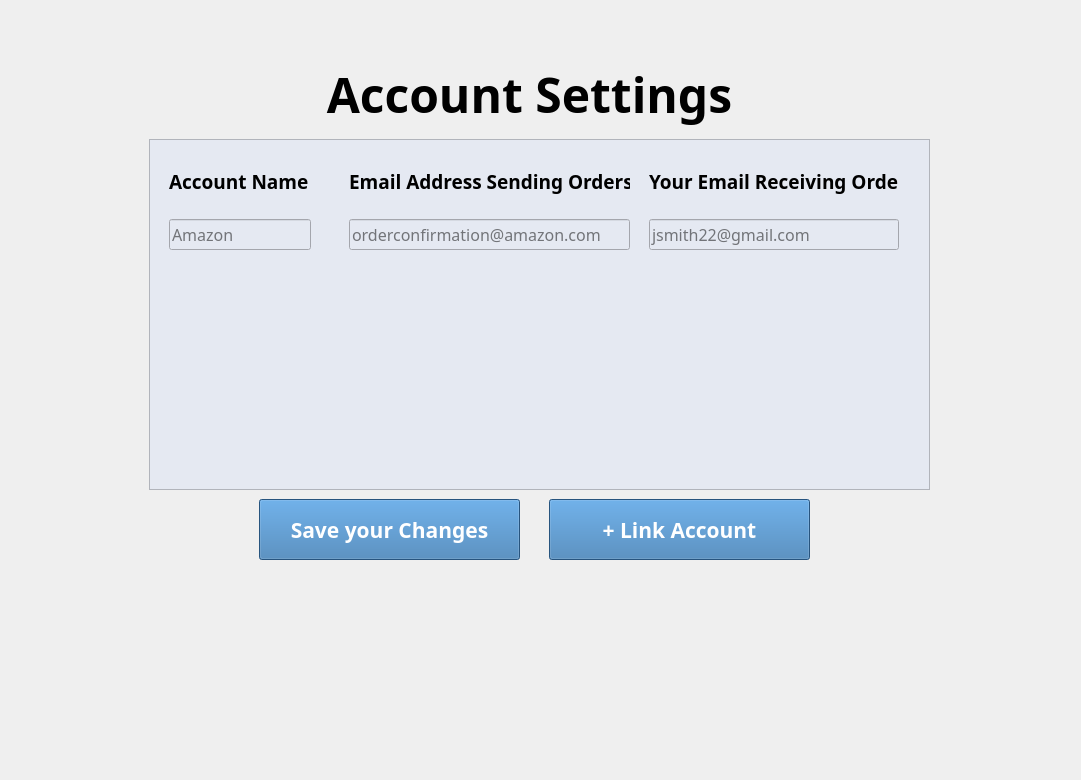
<?xml version="1.0" encoding="UTF-8"?>
<ui version="4.0">
 <class>Form</class>
 <widget class="QWidget" name="Form">
  <property name="geometry">
   <rect>
    <x>0</x>
    <y>0</y>
    <width>1081</width>
    <height>780</height>
   </rect>
  </property>
  <property name="windowTitle">
   <string>Form</string>
  </property>
  <widget class="QStackedWidget" name="stackedWidget">
   <property name="geometry">
    <rect>
     <x>-1</x>
     <y>-1</y>
     <width>1081</width>
     <height>771</height>
    </rect>
   </property>
   <property name="currentIndex">
    <number>1</number>
   </property>
   <widget class="QWidget" name="page">
    <widget class="QLabel" name="AccountSettingsHeader">
     <property name="geometry">
      <rect>
       <x>0</x>
       <y>20</y>
       <width>941</width>
       <height>91</height>
      </rect>
     </property>
     <property name="font">
      <font>
       <family>Glacial Indifference</family>
       <pointsize>36</pointsize>
       <weight>75</weight>
       <bold>true</bold>
      </font>
     </property>
     <property name="text">
      <string>Account Settings</string>
     </property>
     <property name="alignment">
      <set>Qt::AlignCenter</set>
     </property>
    </widget>
    <widget class="QLabel" name="label">
     <property name="geometry">
      <rect>
       <x>270</x>
       <y>230</y>
       <width>411</width>
       <height>71</height>
      </rect>
     </property>
     <property name="font">
      <font>
       <family>Glacial Indifference</family>
       <pointsize>24</pointsize>
      </font>
     </property>
     <property name="text">
      <string>You have no accounts linked.</string>
     </property>
     <property name="alignment">
      <set>Qt::AlignCenter</set>
     </property>
    </widget>
    <widget class="QPushButton" name="pushButton">
     <property name="geometry">
      <rect>
       <x>380</x>
       <y>310</y>
       <width>181</width>
       <height>51</height>
      </rect>
     </property>
     <property name="font">
      <font>
       <family>Glacial Indifference</family>
       <pointsize>16</pointsize>
       <weight>75</weight>
       <bold>true</bold>
      </font>
     </property>
     <property name="styleSheet">
      <string notr="true">background-color: rgb(72, 160, 236);</string>
     </property>
     <property name="text">
      <string>Link Account+</string>
     </property>
    </widget>
   </widget>
   <widget class="QWidget" name="page_2">
    <widget class="QLabel" name="AccountSettingsHeader_2">
     <property name="geometry">
      <rect>
       <x>60</x>
       <y>50</y>
       <width>941</width>
       <height>91</height>
      </rect>
     </property>
     <property name="font">
      <font>
       <family>Glacial Indifference</family>
       <pointsize>36</pointsize>
       <weight>75</weight>
       <bold>true</bold>
      </font>
     </property>
     <property name="text">
      <string>Account Settings</string>
     </property>
     <property name="alignment">
      <set>Qt::AlignCenter</set>
     </property>
    </widget>
    <widget class="QFrame" name="frame">
     <property name="geometry">
      <rect>
       <x>150</x>
       <y>140</y>
       <width>781</width>
       <height>351</height>
      </rect>
     </property>
     <property name="autoFillBackground">
      <bool>false</bool>
     </property>
     <property name="styleSheet">
      <string notr="true">background-color: rgb(229, 233, 242);</string>
     </property>
     <property name="frameShape">
      <enum>QFrame::StyledPanel</enum>
     </property>
     <property name="frameShadow">
      <enum>QFrame::Raised</enum>
     </property>
     <widget class="QWidget" name="verticalLayoutWidget">
      <property name="geometry">
       <rect>
        <x>20</x>
        <y>10</y>
        <width>181</width>
        <height>101</height>
       </rect>
      </property>
      <layout class="QVBoxLayout" name="verticalLayout_2">
       <item>
        <widget class="QLabel" name="AccountNameLabel">
         <property name="font">
          <font>
           <family>Glacial Indifference</family>
           <pointsize>14</pointsize>
           <weight>75</weight>
           <bold>true</bold>
          </font>
         </property>
         <property name="text">
          <string>Account Name</string>
         </property>
        </widget>
       </item>
       <item>
        <widget class="QLineEdit" name="Account1NameEdit">
         <property name="sizePolicy">
          <sizepolicy hsizetype="Fixed" vsizetype="Fixed">
           <horstretch>0</horstretch>
           <verstretch>0</verstretch>
          </sizepolicy>
         </property>
         <property name="font">
          <font>
           <family>Glacial Indifference</family>
           <pointsize>12</pointsize>
          </font>
         </property>
         <property name="autoFillBackground">
          <bool>false</bool>
         </property>
         <property name="placeholderText">
          <string>Amazon</string>
         </property>
        </widget>
       </item>
      </layout>
     </widget>
     <widget class="QWidget" name="verticalLayoutWidget_2">
      <property name="geometry">
       <rect>
        <x>200</x>
        <y>10</y>
        <width>281</width>
        <height>101</height>
       </rect>
      </property>
      <layout class="QVBoxLayout" name="verticalLayout_3">
       <item>
        <widget class="QLabel" name="CompanyEmailLabel">
         <property name="font">
          <font>
           <family>Glacial Indifference</family>
           <pointsize>14</pointsize>
           <weight>75</weight>
           <bold>true</bold>
          </font>
         </property>
         <property name="text">
          <string>Email Address Sending Orders</string>
         </property>
        </widget>
       </item>
       <item>
        <widget class="QLineEdit" name="Account1CompanyEmailEdit">
         <property name="sizePolicy">
          <sizepolicy hsizetype="Expanding" vsizetype="Fixed">
           <horstretch>0</horstretch>
           <verstretch>0</verstretch>
          </sizepolicy>
         </property>
         <property name="baseSize">
          <size>
           <width>0</width>
           <height>0</height>
          </size>
         </property>
         <property name="font">
          <font>
           <family>Glacial Indifference</family>
           <pointsize>12</pointsize>
          </font>
         </property>
         <property name="autoFillBackground">
          <bool>false</bool>
         </property>
         <property name="placeholderText">
          <string>orderconfirmation@amazon.com</string>
         </property>
        </widget>
       </item>
      </layout>
     </widget>
     <widget class="QWidget" name="verticalLayoutWidget_3">
      <property name="geometry">
       <rect>
        <x>500</x>
        <y>10</y>
        <width>250</width>
        <height>101</height>
       </rect>
      </property>
      <layout class="QVBoxLayout" name="verticalLayout_4">
       <item>
        <widget class="QLabel" name="UserEmailLabel">
         <property name="font">
          <font>
           <family>Glacial Indifference</family>
           <pointsize>14</pointsize>
           <weight>75</weight>
           <bold>true</bold>
          </font>
         </property>
         <property name="text">
          <string>Your Email Receiving Orders</string>
         </property>
        </widget>
       </item>
       <item>
        <widget class="QLineEdit" name="Account1UserEmailEdit">
         <property name="sizePolicy">
          <sizepolicy hsizetype="Expanding" vsizetype="Fixed">
           <horstretch>0</horstretch>
           <verstretch>0</verstretch>
          </sizepolicy>
         </property>
         <property name="baseSize">
          <size>
           <width>0</width>
           <height>0</height>
          </size>
         </property>
         <property name="font">
          <font>
           <family>Glacial Indifference</family>
           <pointsize>12</pointsize>
          </font>
         </property>
         <property name="autoFillBackground">
          <bool>false</bool>
         </property>
         <property name="placeholderText">
          <string>jsmith22@gmail.com</string>
         </property>
        </widget>
       </item>
      </layout>
     </widget>
    </widget>
    <widget class="QPushButton" name="changeAccountDetailButton_2">
     <property name="geometry">
      <rect>
       <x>550</x>
       <y>500</y>
       <width>261</width>
       <height>61</height>
      </rect>
     </property>
     <property name="font">
      <font>
       <family>Glacial Indifference</family>
       <pointsize>16</pointsize>
       <weight>75</weight>
       <bold>true</bold>
      </font>
     </property>
     <property name="styleSheet">
      <string notr="true">background-color: rgb(54, 118, 176);
color: rgb(255, 255, 255);</string>
     </property>
     <property name="text">
      <string>+ Link Account</string>
     </property>
    </widget>
    <widget class="QPushButton" name="changeAccountDetailButton">
     <property name="geometry">
      <rect>
       <x>260</x>
       <y>500</y>
       <width>261</width>
       <height>61</height>
      </rect>
     </property>
     <property name="font">
      <font>
       <family>Glacial Indifference</family>
       <pointsize>16</pointsize>
       <weight>75</weight>
       <bold>true</bold>
      </font>
     </property>
     <property name="styleSheet">
      <string notr="true">background-color: rgb(54, 118, 176);
color: rgb(255, 255, 255);</string>
     </property>
     <property name="text">
      <string>Save your Changes</string>
     </property>
    </widget>
   </widget>
  </widget>
 </widget>
 <resources/>
 <connections/>
</ui>
